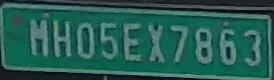
#> input picture Recog_06_10_2025_Attn/train/images/2025-09-13-12-15-25_125f_plate.jpeg, 274 x 80 px
$ python -i preprocessing.py   (imports and definitions only)
#> lines starting #> are read from the running program, lines starting #| are printed output that depends on the picture
"""
Professional image preprocessing module for computer vision applications.

This module provides advanced image preprocessing capabilities including adaptive resizing,
aspect ratio preservation, and robust data augmentation pipelines.
"""
import cv2
import numpy as np
import torch
import random
from typing import Tuple, Optional, Union, Dict, Any
from dataclasses import dataclass, field
from pathlib import Path
from enum import Enum


class PaddingStrategy(Enum):
    """Padding strategies for letterbox resizing."""
    LETTERBOX = "letterbox"
    CENTER = "center"
    STRETCH = "stretch"


class AugmentationIntensity(Enum):
    """Augmentation intensity levels."""
    NONE = "none"
    LIGHT = "light"
    MODERATE = "moderate"
    AGGRESSIVE = "aggressive"


@dataclass
class PreprocessingConfig:
    """
    Configuration for image preprocessing operations.

    Attributes:
        target_size: Target image size (height, width) or single int for square
        preserve_aspect_ratio: Whether to preserve image aspect ratio
        padding_strategy: Strategy for padding during resize
        padding_value: RGB/Grayscale value for padding (0-255)
        normalization_method: Method for pixel value normalization
        interpolation: OpenCV interpolation method
        augmentation_intensity: Level of data augmentation
        grayscale: Whether to convert images to grayscale
    """
    target_size: Union[int, Tuple[int, int]] = 224
    preserve_aspect_ratio: bool = True
    padding_strategy: PaddingStrategy = PaddingStrategy.LETTERBOX
    padding_value: int = 114
    normalization_method: str = "zero_one"
    interpolation: int = cv2.INTER_LINEAR
    augmentation_intensity: AugmentationIntensity = AugmentationIntensity.MODERATE
    grayscale: bool = False

    def __post_init__(self):
        """Validate and normalize configuration."""
        if isinstance(self.target_size, int):
            self.target_size = (self.target_size, self.target_size)

        if not isinstance(self.padding_strategy, PaddingStrategy):
            self.padding_strategy = PaddingStrategy(self.padding_strategy)

        if not isinstance(self.augmentation_intensity, AugmentationIntensity):
            self.augmentation_intensity = AugmentationIntensity(self.augmentation_intensity)


class AugmentationPipeline:
    """
    Professional data augmentation pipeline for training robustness.

    Provides configurable photometric and geometric augmentations designed
    to improve model generalization while maintaining data quality.
    """

    def __init__(self, intensity: AugmentationIntensity = AugmentationIntensity.MODERATE):
        """
        Initialize augmentation pipeline.

        Args:
            intensity: Augmentation intensity level
        """
        self.intensity = intensity
        self._setup_augmentation_parameters()

    def _setup_augmentation_parameters(self):
        """Setup augmentation parameters based on intensity level."""
        intensity_params = {
            AugmentationIntensity.NONE: {
                'brightness_range': (1.0, 1.0),
                'contrast_range': (1.0, 1.0),
                'gamma_range': (1.0, 1.0),
                'noise_std': 0.0,
                'blur_prob': 0.0,
                'aug_prob': 0.0
            },
            AugmentationIntensity.LIGHT: {
                'brightness_range': (0.95, 1.05),
                'contrast_range': (0.95, 1.05),
                'gamma_range': (0.98, 1.02),
                'noise_std': 2.0,
                'blur_prob': 0.05,
                'aug_prob': 0.3
            },
            AugmentationIntensity.MODERATE: {
                'brightness_range': (0.9, 1.1),
                'contrast_range': (0.9, 1.1),
                'gamma_range': (0.95, 1.05),
                'noise_std': 3.0,
                'blur_prob': 0.1,
                'aug_prob': 0.5
            },
            AugmentationIntensity.AGGRESSIVE: {
                'brightness_range': (0.8, 1.2),
                'contrast_range': (0.8, 1.2),
                'gamma_range': (0.9, 1.1),
                'noise_std': 5.0,
                'blur_prob': 0.15,
                'aug_prob': 0.7
            }
        }

        self.params = intensity_params[self.intensity]

    # [72 lines left out: functions apply_brightness_adjustment, apply_contrast_adjustment, apply_gamma_correction, apply_noise_injection, apply_blur_simulation, __call__, not called in this run]


class AdaptiveImagePreprocessor:
    """
    Professional image preprocessor with adaptive resizing and augmentation capabilities.

    Features:
    - Aspect ratio preserving letterbox resizing
    - Configurable data augmentation pipeline
    - Multiple normalization methods
    - Professional error handling and validation
    """

    def __init__(self, config: Optional[PreprocessingConfig] = None):
        """
        Initialize adaptive image preprocessor.

        Args:
            config: Preprocessing configuration. If None, uses default config.
        """
        self.config = config or PreprocessingConfig()
        self.augmentation_pipeline = AugmentationPipeline(self.config.augmentation_intensity)

        self._validate_config()

    def _validate_config(self):
        """Validate preprocessing configuration."""
        if not isinstance(self.config.target_size, tuple) or len(self.config.target_size) != 2:
            raise ValueError("target_size must be tuple of (height, width)")

        if self.config.target_size[0] <= 0 or self.config.target_size[1] <= 0:
            raise ValueError("target_size dimensions must be positive")

        if not 0 <= self.config.padding_value <= 255:
            raise ValueError("padding_value must be in range [0, 255]")

    def letterbox_resize(self, image: np.ndarray) -> Tuple[np.ndarray, float, Tuple[int, int]]:
        """
        Perform letterbox resizing while preserving aspect ratio.

        Args:
            image: Input image as numpy array

        Returns:
            Tuple of (resized_image, scale_factor, (pad_x, pad_y))
        """
        if not self.config.preserve_aspect_ratio:
            target_h, target_w = self.config.target_size
            resized = cv2.resize(image, (target_w, target_h), interpolation=self.config.interpolation)
            return resized, 1.0, (0, 0)

        h, w = image.shape[:2]
        target_h, target_w = self.config.target_size

        scale = min(target_h / h, target_w / w)
        new_h, new_w = int(h * scale), int(w * scale)

        if scale != 1.0:
            image = cv2.resize(image, (new_w, new_h), interpolation=self.config.interpolation)

        if self.config.grayscale:
            canvas = np.full((target_h, target_w), self.config.padding_value, dtype=np.uint8)
        else:
            canvas = np.full((target_h, target_w, 3), self.config.padding_value, dtype=np.uint8)

        pad_x = (target_w - new_w) // 2
        pad_y = (target_h - new_h) // 2

        if self.config.grayscale:
            canvas[pad_y:pad_y + new_h, pad_x:pad_x + new_w] = image
        else:
            canvas[pad_y:pad_y + new_h, pad_x:pad_x + new_w] = image

        return canvas, scale, (pad_x, pad_y)

    def normalize_image(self, image: np.ndarray) -> np.ndarray:
        """
        Normalize image pixel values.

        Args:
            image: Input image as numpy array

        Returns:
            Normalized image as float32
        """
        image = image.astype(np.float32)

        if self.config.normalization_method == "zero_one":
            return image / 255.0
        elif self.config.normalization_method == "imagenet":
            if self.config.grayscale:
                mean = 0.449 * 255
                std = 0.226 * 255
                return (image - mean) / std
            else:
                mean = np.array([0.485, 0.456, 0.406]) * 255
                std = np.array([0.229, 0.224, 0.225]) * 255
                return (image - mean) / std
        else:
            raise ValueError(f"Unknown normalization method: {self.config.normalization_method}")

    def load_and_convert_image(self, image_path: Union[str, Path]) -> np.ndarray:
        """
        Load image from file and convert to target color space.

        Args:
            image_path: Path to image file

        Returns:
            Loaded image as numpy array

        Raises:
            FileNotFoundError: If image file doesn't exist
            ValueError: If image couldn't be loaded
        """
        image_path = Path(image_path)
        if not image_path.exists():
            raise FileNotFoundError(f"Image not found: {image_path}")

        if self.config.grayscale:
            image = cv2.imread(str(image_path), cv2.IMREAD_GRAYSCALE)
        else:
            image = cv2.imread(str(image_path), cv2.IMREAD_COLOR)
            if image is not None:
                image = cv2.cvtColor(image, cv2.COLOR_BGR2RGB)

        if image is None:
            raise ValueError(f"Could not load image: {image_path}")

        return image

    def format_for_model(self, image: np.ndarray) -> torch.Tensor:
        """
        Format preprocessed image for model input.

        Args:
            image: Preprocessed image as numpy array

        Returns:
            Tensor formatted for model input
        """
        if self.config.grayscale and len(image.shape) == 2:
            image = np.expand_dims(image, axis=0)  # (H, W) -> (1, H, W)
        elif not self.config.grayscale and len(image.shape) == 3:
            image = np.transpose(image, (2, 0, 1))  # (H, W, C) -> (C, H, W)

        return torch.from_numpy(image)

    def preprocess(
        self,
        image_path: Union[str, Path],
        apply_augmentation: bool = False
    ) -> torch.Tensor:
        """
        Complete preprocessing pipeline for a single image.

        Args:
            image_path: Path to image file
            apply_augmentation: Whether to apply data augmentation

        Returns:
            Preprocessed tensor ready for model input
        """
        image = self.load_and_convert_image(image_path)
#> in load_and_convert_image, image is the input picture: shape (80, 274, 3); mean B, G, R 82.9, 92.2, 37.7

        if apply_augmentation:
            image = self.augmentation_pipeline(image)

        image, scale, pad = self.letterbox_resize(image)
#> in letterbox_resize, `image = cv2.resize(image, (new_w, new_h), interpolation=self.config.in..`:
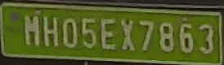
#> image: shape (65, 224, 3); mean of channels 0, 1, 2 37.6, 92, 82.8; drawn as B, G, R
#> in letterbox_resize, `canvas[pad_y:pad_y + new_h, pad_x:pad_x + new_w] = image`:
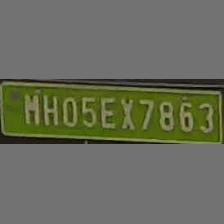
#> canvas: shape (224, 224, 3); mean of channels 0, 1, 2 91.8, 107.6, 104.9; drawn as B, G, R
#> scale = 0.818; pad = (0, 79)
        image = self.normalize_image(image)
        return self.format_for_model(image)

    # [34 lines left out: functions preprocess_batch, get_preprocessing_info, not called in this run]


class PreprocessingFactory:
    """Factory for creating preprocessor instances with common configurations."""

    # [38 lines left out: functions create_for_training, create_for_inference, create_legacy_compatible, not called in this run]

#> (the run stopped early here; a loop or call above may not have finished)

$ run again, on Recog_06_10_2025_Attn/train/images/2025-09-14-15-21-51_9cbd_plate.jpeg
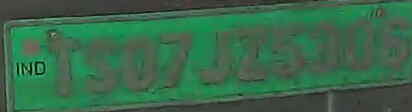
#> input picture Recog_06_10_2025_Attn/train/images/2025-09-14-15-21-51_9cbd_plate.jpeg, 412 x 112 px
#> in load_and_convert_image, image is the input picture: shape (112, 412, 3); mean B, G, R 74.7, 103.8, 57.8
#> in letterbox_resize, `image = cv2.resize(image, (new_w, new_h), interpolation=self.config.in..`:
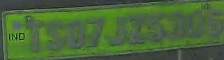
#> image: shape (60, 224, 3); mean of channels 0, 1, 2 57.7, 103.7, 74.6; drawn as B, G, R
#> in letterbox_resize, `canvas[pad_y:pad_y + new_h, pad_x:pad_x + new_w] = image`:
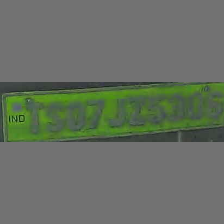
#> canvas: shape (224, 224, 3); mean of channels 0, 1, 2 98.9, 111.2, 103.4; drawn as B, G, R
#> in preprocess, `image, scale, pad = self.letterbox_resize(image)`: scale = 0.544; pad = (0, 82)

$ run again, on Recog_06_10_2025_Attn/train/images/2025-09-15-09-44-35_1de6_plate.jpeg
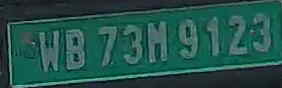
#> input picture Recog_06_10_2025_Attn/train/images/2025-09-15-09-44-35_1de6_plate.jpeg, 282 x 88 px
#> in load_and_convert_image, image is the input picture: shape (88, 282, 3); mean B, G, R 74.2, 81.1, 34.8
#> in letterbox_resize, `image = cv2.resize(image, (new_w, new_h), interpolation=self.config.in..`:
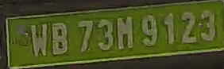
#> image: shape (69, 224, 3); mean of channels 0, 1, 2 34.7, 81, 74.1; drawn as B, G, R
#> in letterbox_resize, `canvas[pad_y:pad_y + new_h, pad_x:pad_x + new_w] = image`:
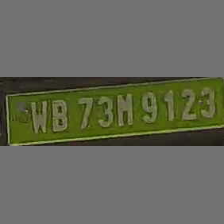
#> canvas: shape (224, 224, 3); mean of channels 0, 1, 2 89.6, 103.8, 101.7; drawn as B, G, R
#> in preprocess, `image, scale, pad = self.letterbox_resize(image)`: scale = 0.794; pad = (0, 77)

$ run again, on Recog_06_10_2025_Attn/train/images/2025-09-16-11-11-53_7fcc_plate.jpeg
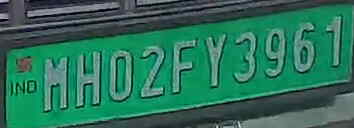
#> input picture Recog_06_10_2025_Attn/train/images/2025-09-16-11-11-53_7fcc_plate.jpeg, 354 x 128 px
#> in load_and_convert_image, image is the input picture: shape (128, 354, 3); mean B, G, R 89.9, 112.7, 43.4
#> in letterbox_resize, `image = cv2.resize(image, (new_w, new_h), interpolation=self.config.in..`:
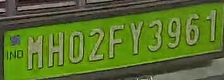
#> image: shape (80, 224, 3); mean of channels 0, 1, 2 43.3, 112.5, 89.7; drawn as B, G, R
#> in letterbox_resize, `canvas[pad_y:pad_y + new_h, pad_x:pad_x + new_w] = image`:
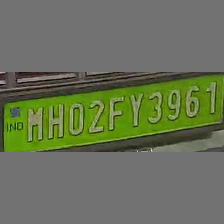
#> canvas: shape (224, 224, 3); mean of channels 0, 1, 2 88.7, 113.5, 105.3; drawn as B, G, R
#> in preprocess, `image, scale, pad = self.letterbox_resize(image)`: scale = 0.633; pad = (0, 72)
